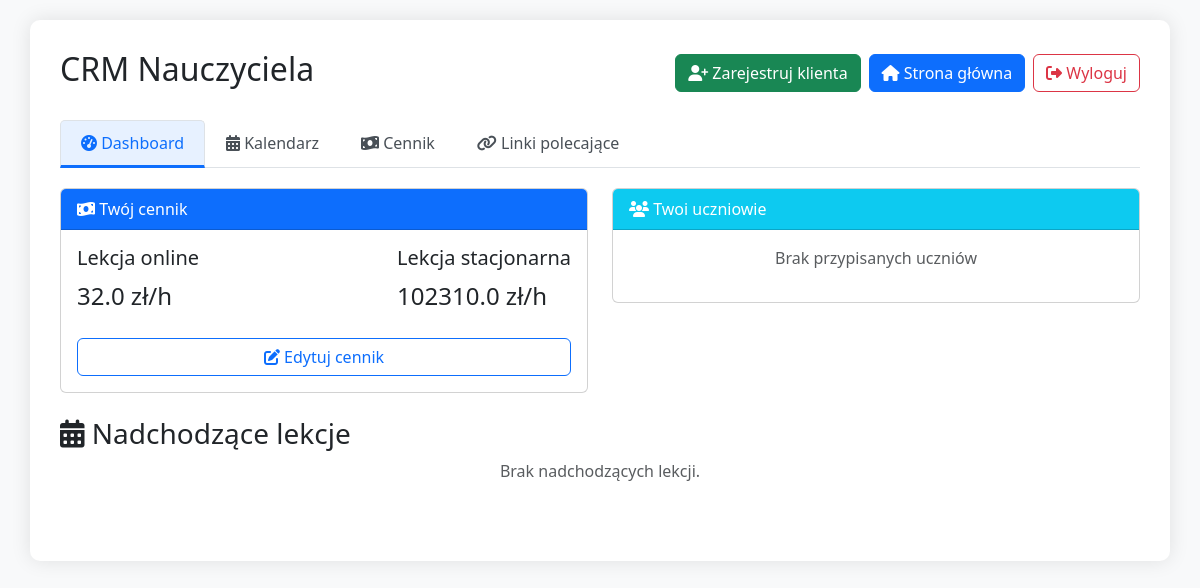
The app's page /crm (signed in), older data.
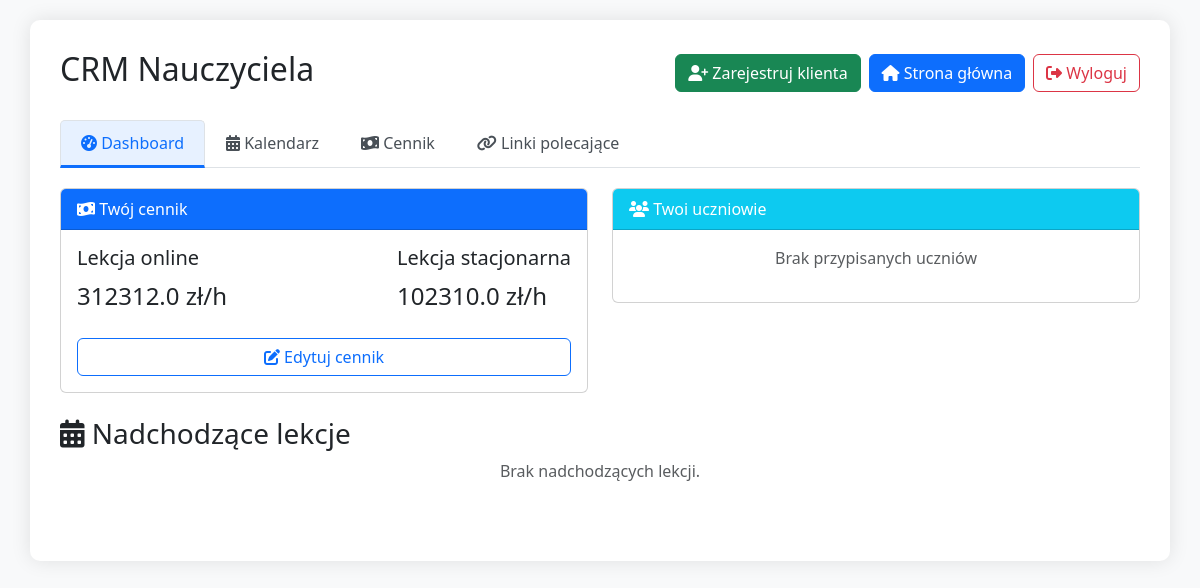
The same page, newer data.
### tables this page shows
CREATE TABLE teacher_pricing (
                teacher_id INTEGER PRIMARY KEY,
                price_online REAL NOT NULL DEFAULT 80.0,
                price_in_person REAL NOT NULL DEFAULT 100.0,
                updated_at TIMESTAMP DEFAULT CURRENT_TIMESTAMP,
                FOREIGN KEY (teacher_id) REFERENCES users (id)
            );

### app.py (the view, shortened to what this page needs)
@app.route("/crm", methods=["GET", "POST"])
def crm():
    if "user_id" not in session or session.get("user_role") not in ["teacher", "regional_teacher"]:
        flash("Nie masz uprawnień do tej strony", "error")
        return redirect(url_for("index"))
    db = get_db()
    teacher_id = session["user_id"]
    today = datetime.now().date()
    current_weekday = today.weekday()
    selected_date_str = request.args.get('date', today.strftime('%Y-%m-%d'))
    try:
        selected_date = datetime.strptime(selected_date_str, '%Y-%m-%d').date()
    except ValueError:
        selected_date = today
    start_of_week = selected_date - timedelta(days=selected_date.weekday())
    end_of_week = start_of_week + timedelta(days=6)
    week_dates = [(start_of_week + timedelta(days=i)).strftime('%Y-%m-%d') for i in range(7)]
    week_days = [(start_of_week + timedelta(days=i)).strftime('%d.%m') for i in range(7)]
    prev_week = (selected_date - timedelta(days=7)).strftime('%Y-%m-%d')
    next_week = (selected_date + timedelta(days=7)).strftime('%Y-%m-%d')
    overrides = {}
    override_rows = db.execute("""
        SELECT date, is_free
        FROM availability_overrides
        WHERE teacher_id = ? AND date BETWEEN ? AND ?
    """, (teacher_id, start_of_week.strftime('%Y-%m-%d'), end_of_week.strftime('%Y-%m-%d'))).fetchall()
    for row in override_rows:
        overrides[row['date']] = row['is_free']
    availability_rows = db.execute("""
        SELECT day_of_week, start_time, end_time, is_available, teaching_mode
        FROM teacher_availability
        WHERE teacher_id = ?
        ORDER BY day_of_week, start_time
    """, (teacher_id,)).fetchall()
    availability = {}
    for row in availability_rows:
        day = row['day_of_week']
        time_slot = f"{row['start_time']} - {row['end_time']}"
        if day not in availability:
            availability[day] = {}
        availability[day][time_slot] = {
            'available': bool(row['is_available']),
            'mode': row['teaching_mode']
        }
    bookings_for_week = db.execute("""
        SELECT b.id, b.day_of_week, b.time_slot, b.booking_date,
               u.username as student_name, u.email as student_email
        FROM bookings b
        JOIN users u ON b.student_id = u.id
        WHERE b.teacher_id = ?
          AND b.status = 'active'
          AND b.booking_date BETWEEN ? AND ?
    """, (teacher_id, start_of_week.strftime('%Y-%m-%d'), end_of_week.strftime('%Y-%m-%d'))).fetchall()
    bookings_info = {}
    managed_teachers = []
    pricing_row = db.execute("SELECT * FROM teacher_pricing WHERE teacher_id = ?", (teacher_id,)).fetchone()
    if pricing_row:
        pricing = dict(pricing_row)
    else:
        pricing = {"price_online": 80.0, "price_in_person": 100.0}
    return render_template("crm.html",
                           availability=availability,
                           time_slots=generate_time_slots(),
                           week_dates=week_dates,
                           week_days=week_days,
                           selected_date=selected_date_str,
                           current_weekday=current_weekday,
                           overrides=overrides,
                           today=today.strftime('%Y-%m-%d'),
                           prev_week=prev_week,
                           next_week=next_week,
                           bookings_info=bookings_info,
                           managed_teachers=managed_teachers,
                           pricing=pricing)

### app.py (called while the page is built)
def get_db():
    db = getattr(g, '_database', None)
    if db is None:
        db = g._database = sqlite3.connect(DATABASE)
        db.row_factory = sqlite3.Row
    return db

@app.teardown_appcontext
def close_connection(exception):
    db = getattr(g, '_database', None)
    if db is not None:
        db.close()

@app.context_processor
def utility_processor():
    return dict(
        get_day_name=get_day_name,
        get_role_name=get_role_name,
        datetime=datetime,
        timedelta=timedelta,
        format_time_slot=format_time_slot
    )

### templates/crm.html (shortened to what the changed rows need)
<!DOCTYPE html>
<html lang="pl">
<head>
    <link rel="stylesheet" href="https://cdn.jsdelivr.net/npm/bootstrap@5.3.0/dist/css/bootstrap.min.css">
    <link rel="stylesheet" href="https://cdnjs.cloudflare.com/ajax/libs/font-awesome/6.4.0/css/all.min.css">
</head>
<body>
    <div class="container">
        <div class="d-flex justify-content-between align-items-center mb-4">
            <h2>CRM Nauczyciela</h2>
        </div>
        <div class="tab-content">
            <div class="tab-pane active" id="dashboard">
                <div class="row mb-4">
                    <div class="col-md-6">
                        <div class="card">
                            <div class="card-body">
                                <div class="d-flex justify-content-between">
                                    <div>
                                        <h5>Lekcja online</h5>
                                        <p class="fs-4">{{ pricing.price_online | default(80.0) }} zł/h</p>
                                    </div>
                                    <div>
                                        <h5>Lekcja stacjonarna</h5>
                                        <p class="fs-4">{{ pricing.price_in_person | default(100.0) }} zł/h</p>
                                    </div>
                                </div>
                            </div>
                        </div>
                    </div>
                </div>
            </div>
        </div>
    </div>
</body>
</html>

Row changes from the older to the newer data that the page shows:
changed teacher_pricing: price_online "32.0" → "312312.0"
